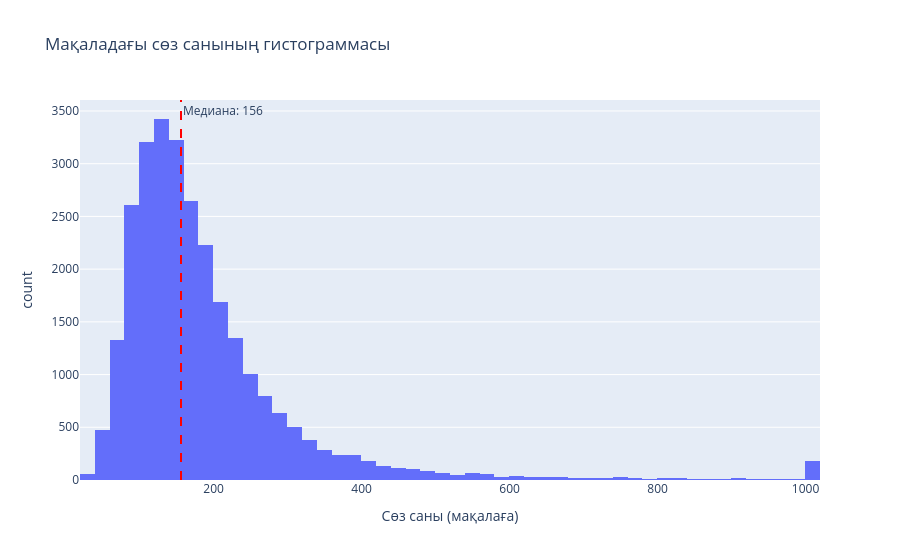

Notebook code cell kept with this figure:
### Code cell
# 3. Word count histogram
# ══════════════════════════════════════════════════════════════
section("3. Word count histogram")

# Clip data for histogram as in original
clipped_word_count = LABELED["word_count"].clip(upper=1000)

fig = px.histogram(
    clipped_word_count,
    nbins=60,
    title="Мақаладағы сөз санының гистограммасы",
    labels={
        "value": "Сөз саны (мақалаға)",
        "count": "Мақала саны"
    },
    color_discrete_sequence=[PALETTE[0]]
)
# Add median line
median_word_count = LABELED["word_count"].median()
fig.add_vline(
    x=median_word_count,
    line_dash="dash",
    line_color="red",
    annotation_text=f'Медиана: {median_word_count:.0f}',
    annotation_position="top right"
)
fig.update_layout(showlegend=False) # Hide legend for the median line if it appears
save_fig("eda_03_word_count_histogram.html", fig)

lines.append("=== Word count statistics ===")
lines.append(LABELED["word_count"].describe().round(1).to_string())
lines.append("")

### Figure 1 — Plotly figure (JSON) as saved in the notebook; plotly's stock layout.template omitted (floating-point values rounded to 4 significant figures; data arrays with more than 128 entries replaced by an {"elided": "..."} marker saying what was removed)
{"data": [{"bingroup": "x", "hovertemplate": "variable=word_count<br>Сөз саны (мақалаға)=%{x}<br>count=%{y}<extra></extra>", "legendgroup": "word_count", "marker": {"color": "#636EFA", "pattern": {"shape": ""}}, "name": "word_count", "nbinsx": 60, "orientation": "v", "showlegend": true, "type": "histogram", "x": {"elided": "27743 int values"}, "xaxis": "x", "yaxis": "y"}], "layout": {"annotations": [{"showarrow": false, "text": "Медиана: 156", "x": 156, "xanchor": "left", "xref": "x", "y": 1, "yanchor": "top", "yref": "y domain"}], "barmode": "relative", "legend": {"title": {"text": "variable"}, "tracegroupgap": 0}, "shapes": [{"line": {"color": "red", "dash": "dash"}, "type": "line", "x0": 156, "x1": 156, "xref": "x", "y0": 0, "y1": 1, "yref": "y domain"}], "showlegend": false, "title": {"text": "Мақаладағы сөз санының гистограммасы"}, "xaxis": {"anchor": "y", "domain": [0, 1], "title": {"text": "Сөз саны (мақалаға)"}}, "yaxis": {"anchor": "x", "domain": [0, 1], "title": {"text": "count"}}}}
